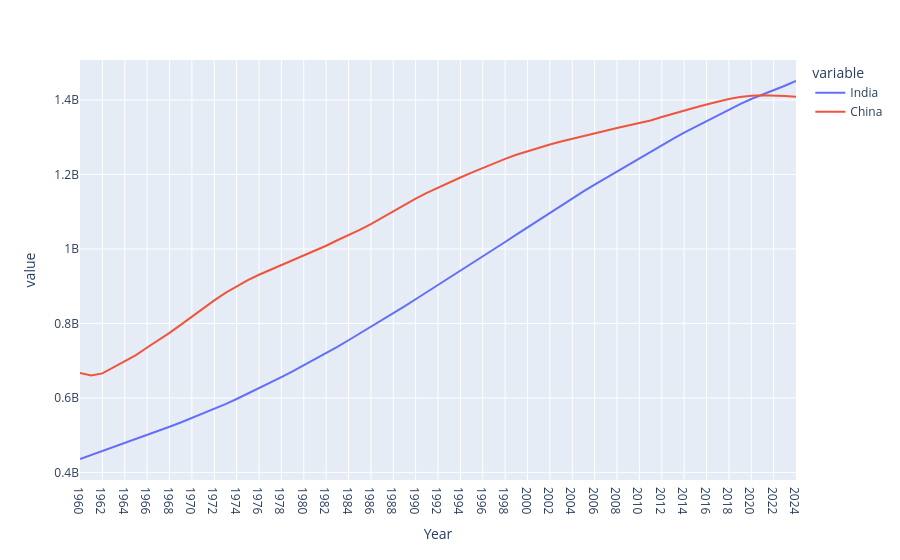

This figure's notebook cell:
### Markdown cell above
EXERCISE: Compare the annual population increase of India and China using a line chart. Which of the two countries is growing faster? Hint: Use population_df.diff()

### Code cell
px.line(population_df[['India','China']])
